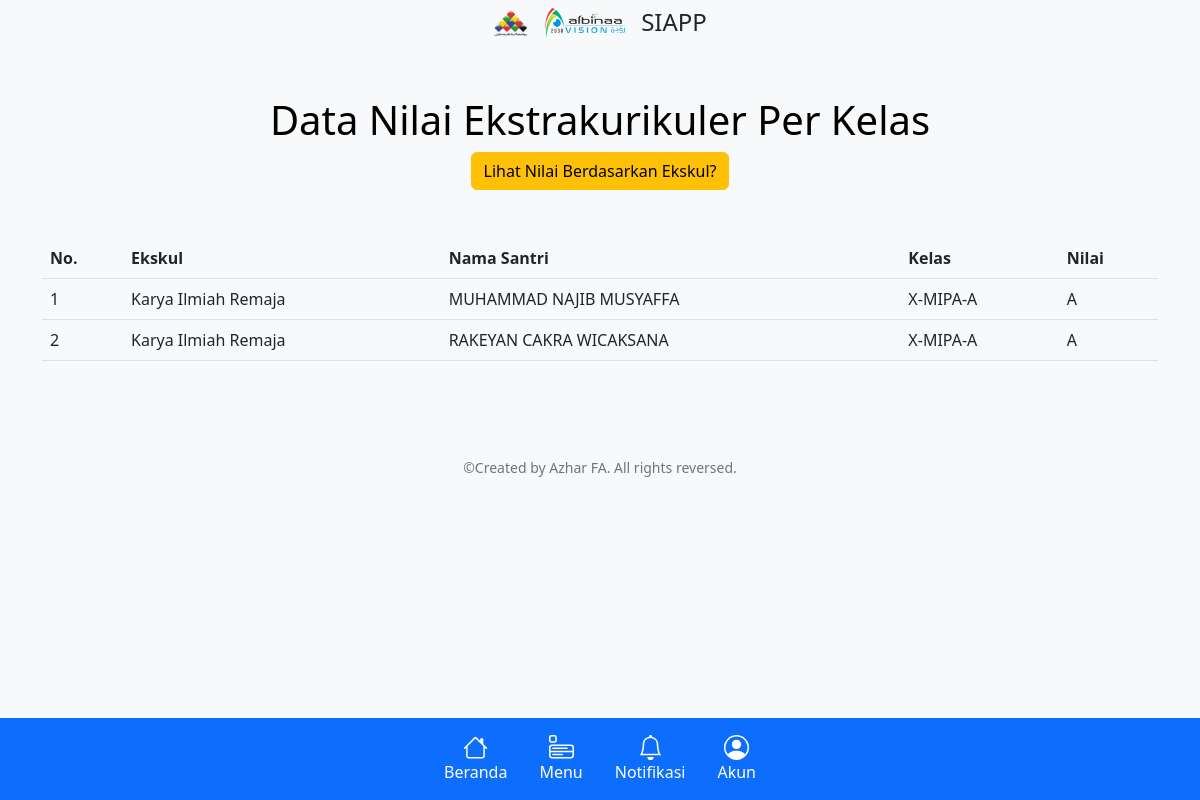
Page /nilai/kelas on the earlier database version.
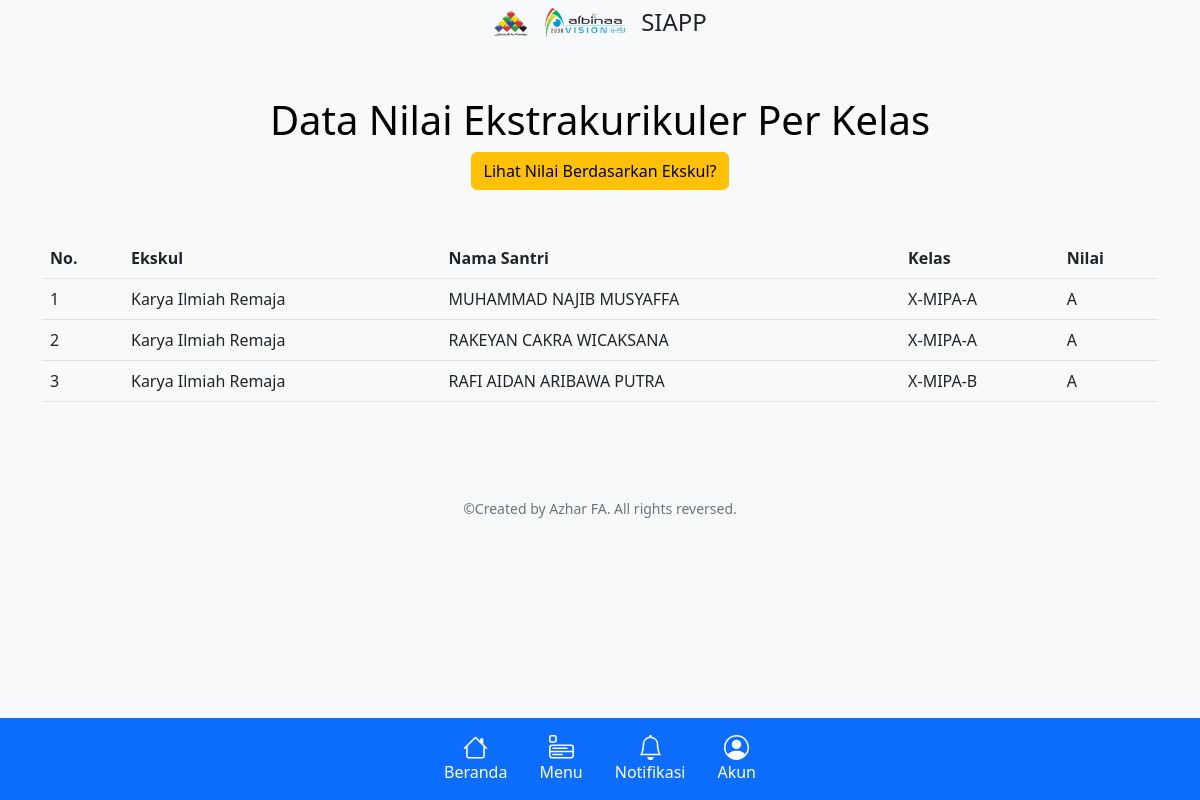
Same page on the later database version.
### nilai/models.py (models this page shows, shortened)
class Penilaian(models.Model):
    pilih_nilai = (
        ("A", "A"),
        ("B", "B"),
        ("C", "C"),
    )
    siswa = models.ForeignKey(StudentOrganization, on_delete=models.CASCADE)
    nilai = models.CharField(max_length=3, choices=pilih_nilai)
    created_at = models.DateTimeField(auto_now_add=True)
    updated_at = models.DateTimeField(auto_now=True)
    class Meta:
        verbose_name = "Penilaian"
        verbose_name_plural = "Penilaian"

### ekskul/models.py (models this page shows, shortened)
class StudentOrganization(models.Model):
    ekskul_siswa = models.ForeignKey(Extracurricular, on_delete=models.CASCADE)
    nama_siswa = models.ForeignKey(Student, on_delete=models.CASCADE)

class Extracurricular(models.Model):
    hari = (
        ('Senin', 'Senin'),
        ('Selasa', 'Selasa'),
        ('Rabu', 'Rabu'),
        ('Kamis', 'Kamis'),
        ('Jumat', 'Jumat'),
        ('Sabtu', 'Sabtu'),
        ('Ahad', 'Ahad'),
    )
    jenis = (
        ("Ekskul", "Ekstrakurikuler"),
        ("SC", "Study Club"),
    )
    pilihan_waktu = (
        ("Sore","Sore"),
        ("Malam","Malam"),
        ("Pagi","Pagi"),
        ("Siang","Siang"),
    )
    nama = models.CharField(max_length=50, verbose_name="Nama Ekskul")
    pembina = models.ManyToManyField(Teacher)
    jadwal = models.CharField(max_length=15, choices=hari, verbose_name="Jadwal Pembinaan")
    waktu = models.CharField(max_length=15, choices=pilihan_waktu)
    jadwal_tambahan = models.CharField(max_length=20, choices=hari, default="Tidak ada", blank=True)
    waktu_tambahan = models.CharField(max_length=15, choices=pilihan_waktu, blank=True)
    tipe = models.CharField(max_length=20, choices=jenis, blank=True)
    slug = models.SlugField(blank=True)
    logo = models.ImageField(upload_to='ekskul/logo', default='no-image.png', blank=True, null=True)

class Student(models.Model):
    pilih_kelas = (
        ('X-MIPA-A', 'X-A'),
        ('X-MIPA-B', 'X-B'),
        ('X-MIPA-C', 'X-C'),
        ('X-MIPA-D', 'X-D'),
        ('X-MIPA-E', 'X-E'),
        ('X-MIPA-F', 'X-F'),
        ('X-MIPA-G', 'X-G'),
        ('X-MIPA-H', 'X-H'),
        ('XI-MIPA-A', 'XI-A'),
        ('XI-MIPA-B', 'XI-B'),
        ('XI-MIPA-C', 'XI-C'),
        ('XI-MIPA-D', 'XI-D'),
        ('XI-MIPA-E', 'XI-E'),
        ('XI-MIPA-F', 'XI-F'),
        ('XI-MIPA-G', 'XI-G'),
        ('XI-MIPA-H', 'XI-H'),
        ('XII-MIPA-A', 'XII-A'),
        ('XII-MIPA-B', 'XII-B'),
        ('XII-MIPA-C', 'XII-C'),
        ('XII-MIPA-D', 'XII-D'),
        ('XII-MIPA-E', 'XII-E'),
        ('XII-MIPA-F', 'XII-F'),
        ('XII-MIPA-G', 'XII-G'),
        ('XII-MIPA-H', 'XII-H'),
    )
    nama = models.CharField(max_length=100)
    nis = models.IntegerField(unique=True)
    nisn = models.CharField(max_length=20)
    kelas = models.CharField(max_length=15, choices=pilih_kelas)

### nilai/views.py (the view)
# urls.py: path('kelas', views.nilai_kelas_view, name='nilai-per-kelas'),
def nilai_kelas_view(request):
    nilai = Penilaian.objects.all().order_by('siswa__nama_siswa__kelas', 'siswa__nama_siswa',
                                             'siswa__ekskul_siswa__nama')
    context = {
        'nilai': nilai,
    }
    return render(request, 'nilai-berdasarkan-kelas.html', context)

### templates/nilai-berdasarkan-kelas.html
{% extends 'base.html' %}
{% block content %}
    <div class="my-5 pt-5 text-center">
    <h1>Data Nilai Ekstrakurikuler Per Kelas</h1>
    <a href="{% url 'nilai:nilai-index' %}" class="btn btn-warning">Lihat Nilai Berdasarkan Ekskul?</a>
    </div>
    <div class="container">
    <table class="table table-hover w-100">
        <thead>
        <tr>
            <th scope="col">No.</th>
            <th scope="col">Ekskul</th>
            <th scope="col">Nama Santri</th>
            <th scope="col">Kelas</th>
            <th scope="col">Nilai</th>
        </tr>
        </thead>
        <tbody>
        {% if nilai %}
            {% for data in nilai %}
                <tr>
                    <td>{{ forloop.counter }}</td>
                    <td>{{ data.siswa.ekskul_siswa.nama }}</td>
                    <td>{{ data.siswa.nama_siswa.nama }}</td>
                    <td>{{ data.siswa.nama_siswa.kelas }}</td>
                    <td>{{ data.nilai }}</td>
                </tr>
            {% endfor %}
        {% else %}
            <tr>
                <td colspan="5" class="text-center fw-bold text-danger">Maaf, belum ada data nilai :(</td>
            </tr>
        {% endif %}
        </tbody>
    </table>
    </div>
{% endblock %}

Differences in the rows shown:
added Penilaian: siswa.ekskul_siswa.nama "Karya Ilmiah Remaja", siswa.nama_siswa.nama "RAFI AIDAN ARIBAWA PUTRA", siswa.nama_siswa.kelas "X-MIPA-B", nilai "A"
